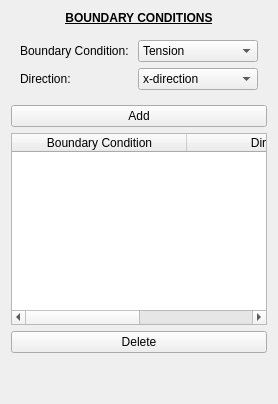
          <widget class="QWidget" name="BoundaryConditionsTool">
           <layout class="QVBoxLayout" name="verticalLayout_17">
            <item>
             <widget class="QLabel" name="LBoundaryConditions">
              <property name="text">
               <string>&lt;html&gt;&lt;head/&gt;&lt;body&gt;&lt;p align=&quot;center&quot;&gt;&lt;span style=&quot; font-weight:700; text-decoration: underline;&quot;&gt;BOUNDARY CONDITIONS&lt;/span&gt;&lt;/p&gt;&lt;/body&gt;&lt;/html&gt;</string>
              </property>
             </widget>
            </item>
            <item>
             <widget class="QFrame" name="BoundaryConditionsInputs">
              <property name="frameShape">
               <enum>QFrame::NoFrame</enum>
              </property>
              <property name="frameShadow">
               <enum>QFrame::Raised</enum>
              </property>
              <layout class="QFormLayout" name="formLayout_3">
               <item row="0" column="0">
                <widget class="QLabel" name="LBoundaryCondition">
                 <property name="text">
                  <string>Boundary Condition: </string>
                 </property>
                </widget>
               </item>
               <item row="0" column="1">
                <widget class="QComboBox" name="INBoundaryCondition">
                 <item>
                  <property name="text">
                   <string>Tension</string>
                  </property>
                 </item>
                 <item>
                  <property name="text">
                   <string>Compression</string>
                  </property>
                 </item>
                 <item>
                  <property name="text">
                   <string>Shear</string>
                  </property>
                 </item>
                 <item>
                  <property name="text">
                   <string>Homogenization</string>
                  </property>
                 </item>
                </widget>
               </item>
               <item row="1" column="0">
                <widget class="QLabel" name="LBCDirection">
                 <property name="text">
                  <string>Direction: </string>
                 </property>
                </widget>
               </item>
               <item row="1" column="1">
                <widget class="QComboBox" name="INBCDirection">
                 <item>
                  <property name="text">
                   <string>x-direction</string>
                  </property>
                 </item>
                 <item>
                  <property name="text">
                   <string>y-direction</string>
                  </property>
                 </item>
                 <item>
                  <property name="text">
                   <string>z-direction</string>
                  </property>
                 </item>
                </widget>
               </item>
              </layout>
             </widget>
            </item>
            <item>
             <widget class="QPushButton" name="BAddBC">
              <property name="text">
               <string>Add</string>
              </property>
             </widget>
            </item>
            <item>
             <widget class="QTableWidget" name="TBCs">
              <property name="editTriggers">
               <set>QAbstractItemView::NoEditTriggers</set>
              </property>
              <attribute name="horizontalHeaderDefaultSectionSize">
               <number>175</number>
              </attribute>
              <attribute name="horizontalHeaderStretchLastSection">
               <bool>true</bool>
              </attribute>
              <column>
               <property name="text">
                <string>Boundary Condition</string>
               </property>
              </column>
              <column>
               <property name="text">
                <string>Direction</string>
               </property>
              </column>
             </widget>
            </item>
            <item>
             <widget class="QPushButton" name="BDeleteBC">
              <property name="text">
               <string>Delete</string>
              </property>
             </widget>
            </item>
            <item>
             <spacer name="verticalSpacer_3">
              <property name="orientation">
               <enum>Qt::Vertical</enum>
              </property>
              <property name="sizeHint" stdset="0">
               <size>
                <width>20</width>
                <height>40</height>
               </size>
              </property>
             </spacer>
            </item>
           </layout>
          </widget>
